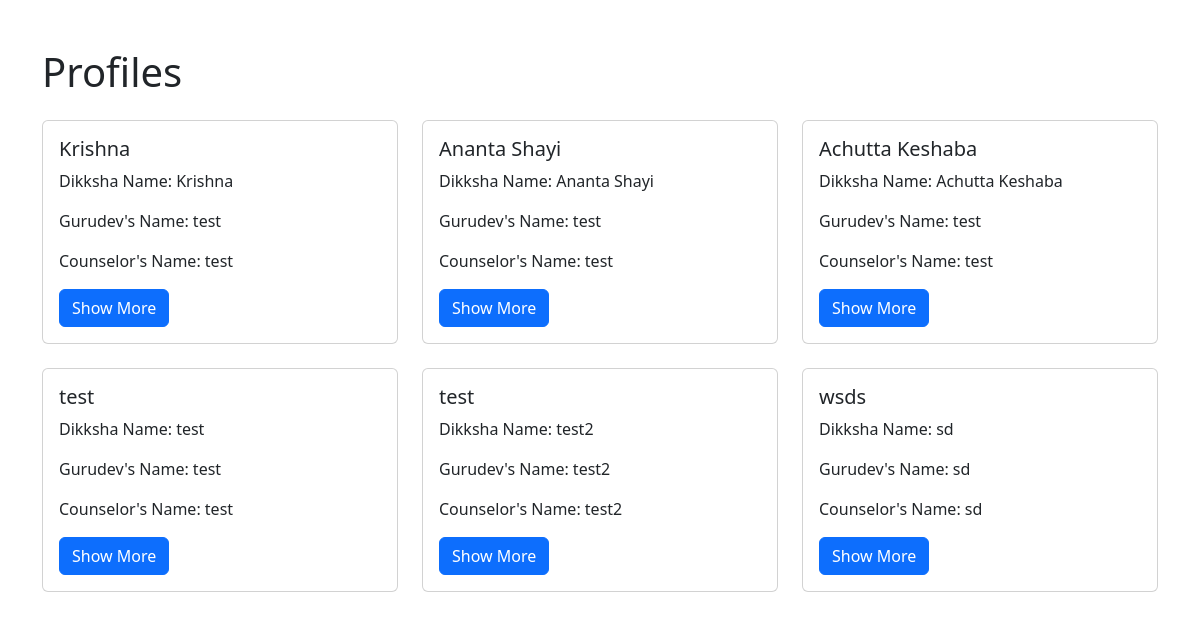
Page /view_profiles.php (signed in) on the committed database.
### tables this page shows
CREATE TABLE `profiles` (
  `id` int(11) NOT NULL,
  `email` varchar(255) NOT NULL,
  `name` varchar(100) NOT NULL,
  `dikksha_name` varchar(100) NOT NULL,
  `phone_no` varchar(15) NOT NULL,
  `father_name` varchar(100) NOT NULL,
  `gurudev_name` varchar(100) NOT NULL,
  `counselor_name` varchar(100) NOT NULL,
  `counselor_phone_no` varchar(15) NOT NULL,
  `date_of_birth` date NOT NULL,
  `educational_qualifications` text DEFAULT NULL,
  `study_occupation_organization` text DEFAULT NULL,
  `present_address` text NOT NULL,
  `permanent_address` text NOT NULL,
  `iskcon_connection_days` int(11) NOT NULL,
  `daily_chant_rounds` int(11) NOT NULL,
  `regular_chant_days` int(11) NOT NULL,
  `granthas_read` text DEFAULT NULL,
  `mangal_aarti_regularly` enum('Yes','No') NOT NULL,
  `nearest_iskcon_temple` varchar(255) NOT NULL,
  `created_date` timestamp NOT NULL DEFAULT current_timestamp(),
  `userid` varchar(8) DEFAULT NULL
);

### view_profiles.php (the view, shortened to what this page needs)
<?php
require_once 'config.php';
$sql = "SELECT * FROM profiles";
$stmt = $conn->prepare($sql);
$stmt->execute();
$profiles = $stmt->fetchAll(PDO::FETCH_ASSOC);
?>
<!DOCTYPE html>
<html lang="en">
<head>
    <link rel="stylesheet" href="https://cdn.jsdelivr.net/npm/bootstrap@5.3.0/dist/css/bootstrap.min.css">
</head>
<body>
    <div class="container mt-5">
        <h1 class="mb-4">Profiles</h1>
        <div class="row">
            <?php foreach ($profiles as $profile): ?>
            <div class="col-md-4 mb-4">
                <div class="card">
                    <div class="card-body">
                        <h5 class="card-title"><?php echo htmlspecialchars($profile['name']); ?></h5>
                        <p class="card-text">Dikksha Name: <?php echo htmlspecialchars($profile['dikksha_name']); ?></p>
                        <p class="card-text">Gurudev's Name: <?php echo htmlspecialchars($profile['gurudev_name']); ?></p>
                        <p class="card-text">Counselor's Name: <?php echo htmlspecialchars($profile['counselor_name']); ?></p>
                        <button class="btn btn-primary" data-bs-toggle="modal" data-bs-target="#modal-<?php echo $profile['id']; ?>">Show More</button>
                    </div>
                </div>
            </div>
            <?php endforeach; ?>
        </div>
    </div>
</body>
</html>

### rows in the picture
profiles: name "Krishna", dikksha_name "Krishna", gurudev_name "test", counselor_name "test"
profiles: name "Ananta Shayi", dikksha_name "Ananta Shayi", gurudev_name "test", counselor_name "test"
profiles: name "Achutta Keshaba", dikksha_name "Achutta Keshaba", gurudev_name "test", counselor_name "test"
profiles: name "test", dikksha_name "test", gurudev_name "test", counselor_name "test"
profiles: name "test", dikksha_name "test2", gurudev_name "test2", counselor_name "test2"
profiles: name "wsds", dikksha_name "sd", gurudev_name "sd", counselor_name "sd"
